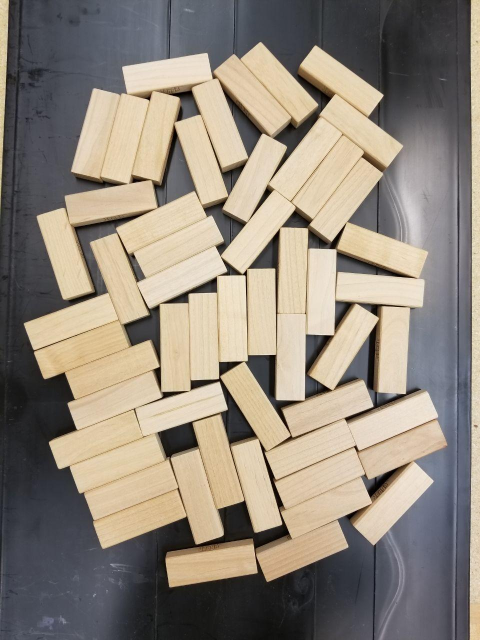
#> input picture cvTesting/test_frames/jengaClustered.jpg, 960 x 1280 px (shown at 1/2 size)
$ python squareTags.py --image test_frames/jengaClustered.jpg
#> lines starting #> are read from the running program, lines starting #| are printed output that depends on the picture; after the words box and inside, x2 and y2 are one past the last pixel; in counts of white or black regions, pixels touching at a corner belong together; long printed decimals are rounded
# import the necessary packages
import argparse
import imutils
import numpy as np
import cv2
from numpy.core.shape_base import hstack
import math
# construct the argument parse and parse the arguments
ap = argparse.ArgumentParser()
ap.add_argument("-i", "--image", required=True,
    help="path to the input image")
args = vars(ap.parse_args())

# load the image and resize it to a smaller factor so that
# the shapes can be approximated better
image = cv2.imread(args["image"])
#> image is the input picture: shape (1280, 960, 3); mean B, G, R 123.2, 135.2, 144.5
if not image.any():
    print("Couldn't load image")

# Image Loading and Resizing
resized = imutils.resize(image, width=600)
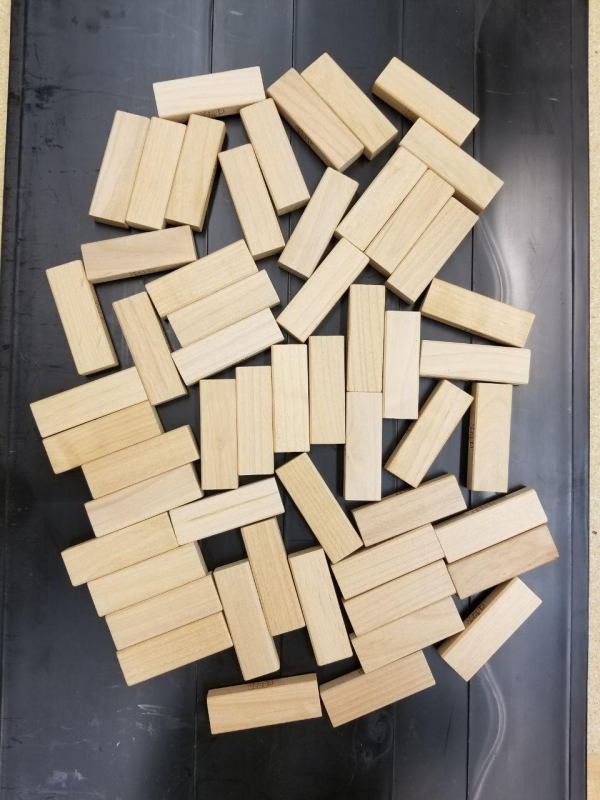
#> resized: shape (800, 600, 3); mean B, G, R 123.2, 135.2, 144.5
ratio = image.shape[0] / float(resized.shape[0])
#> ratio = 1.6
hsv = cv2.cvtColor(resized, cv2.COLOR_BGR2HSV)
#> hsv: shape (800, 600, 3); mean H, S, V 57.8, 45.7, 148.3
print(ratio)
#| 1.6

# CONSTANTS
debug = True
widthHeightLow = 0.9
widthHeightHigh = 1.1
expectedSize = 31   # TODO Change This in Pixels

# Boundaries for the different  Colors
lower_red = np.array([0,150,180])
upper_red = np.array([22,240,240])

lower_green = np.array([66,82,77])
upper_green = np.array([87,208,190])

lower_yellow = np.array([26,43,240])
upper_yellow = np.array([43,110,255])

lowerBlocks =  np.array([10,0,140])
upperBlocks = np.array([47,70,255])

# Create Masks Based on the Bounds
greenMask = cv2.inRange(hsv, lower_green, upper_green)
#> greenMask: shape (800, 600); every value is 0
yellowMask = cv2.inRange(hsv, lower_yellow, upper_yellow)
redMask = cv2.inRange(hsv, lower_red, upper_red)

# cv2.imshow("HSV Green", greenMask)  # Tag 1
# cv2.imshow("HSV Yellow", yellowMask) # Yellow Tag 2
# cv2.imshow("HSV Red", redMask) # Red Tag 2

# Wrap some basic OpenCV for Easier Use
def drawContours(image, box, color=(0, 0, 255), thickness=2):
    cv2.drawContours(image,[box],0,color,thickness)

def drawPoint(image, point, color = (0, 255, 255), r = 1):
    cv2.circle(image, (int(point[0]), int(point[1])), r, color, 2)

def drawBasis(originPixel, basis, arrowSize = 50, colorX = (0, 255, 0), colorY = (0, 0, 255)):
    originTuple = (int(originPixel[0]), int(originPixel[1]))

    basisLarger = arrowSize*basis + originPixel
    endXPosVec = (int(basisLarger[0][0]), int(basisLarger[1][0]))
    endYPosVec = (int(basisLarger[0][1]), int(basisLarger[1][1]))
    cv2.arrowedLine(tags_image, originTuple, endXPosVec, colorX, 2)
    cv2.arrowedLine(tags_image, originTuple, endYPosVec, colorY, 2)

def getCnts(image):
    cnts = cv2.findContours(image, cv2.RETR_EXTERNAL,
	cv2.CHAIN_APPROX_SIMPLE)
#> cnts = 0 contours
    return imutils.grab_contours(cnts)

# loop over the contours
def getPixelCenter(cnts):
    for c in cnts:
        # compute the center of the contour, then detect the name of the
        # shape using only the contour
        rot_rect = cv2.minAreaRect(c)

        # This isn't Valid
        if rot_rect[1][0] == 0 or rot_rect[1][1] == 0:
            continue

        # Get Rid of too Big
        #if rot_rect[1][0] > 1.2 * expectedSize or rot_rect[1][0] < .8 * expectedSize or  rot_rect[1][1] > 1.2 * expectedSize or rot_rect[1][1] < .8 * expectedSize:
        #    continue

        widthHeightRatio = rot_rect[1][0]/rot_rect[1][1]
        if widthHeightRatio > widthHeightHigh or widthHeightRatio < widthHeightLow:
            #Add a check to see if it about the right size!!
            continue

        #rotation = rot_rect[2]
        print(f"Center(x,y): {rot_rect[0]}, Width,Height: {rot_rect[1]}")

        box = cv2.boxPoints(rot_rect) #* ratio
        box = np.int0(box)

        return (rot_rect[0], box) # Returns the center in pixels and also the box

def calcBasis(baseTagWorld, secondaryTagWorld, baseTagPixel, secondaryTagPixel):
    """ np.array 2x1, np.array 2x1, np.array 2x1, np.array 2x1 """
    tagToTagVectorWorld = secondaryTagWorld-baseTagWorld
    distWorld = np.hypot(tagToTagVectorWorld[0], tagToTagVectorWorld[1]) # Calculates hypotenuse!

    tagToTagVectorPixel = secondaryTagPixel-baseTagPixel
    distPixel = np.hypot(tagToTagVectorPixel[0], tagToTagVectorPixel[1])

    frameRotation = math.atan2(tagToTagVectorPixel[1], tagToTagVectorPixel[0])  # This may need to be adjusted since images use weird coordinates

    mmPerPixel = distWorld/distPixel

    xPosVector = -1* tagToTagVectorPixel/distPixel * mmPerPixel
    yPosVector = -1* np.vstack((xPosVector[1], xPosVector[0]))

    basis = np.hstack((xPosVector,yPosVector))
    basisInv = np.linalg.inv(basis)

    return basis, basisInv, frameRotation

def changeBasisAtoB(bOffset, aOffset, fRot, basis, aVector, bRot):
    """
    Expects np.array(mm), np.array(pixels), radians, np.array(2x2)(mm), np.array(pixels), radians
    """
    blockCenterImage = aVector - aOffset
    bVector = np.matmul(basis, blockCenterImage)
    bVector = bVector + bOffset
    rotation = bRot-fRot
    return bVector, rotation


cntsYellow = getCnts(yellowMask)
#> cntsYellow = []
cntsRed = getCnts(redMask)
#> cntsRed = []
cntsGreen = getCnts(greenMask)
#> cntsGreen = []

# Calculate the centers of each piece
(greenCenter, greenBox) = getPixelCenter(cntsGreen)
#> (the run stopped early here; a loop or call above may not have finished)

$ run again, on cvTesting/test_frames/aframe_1.png
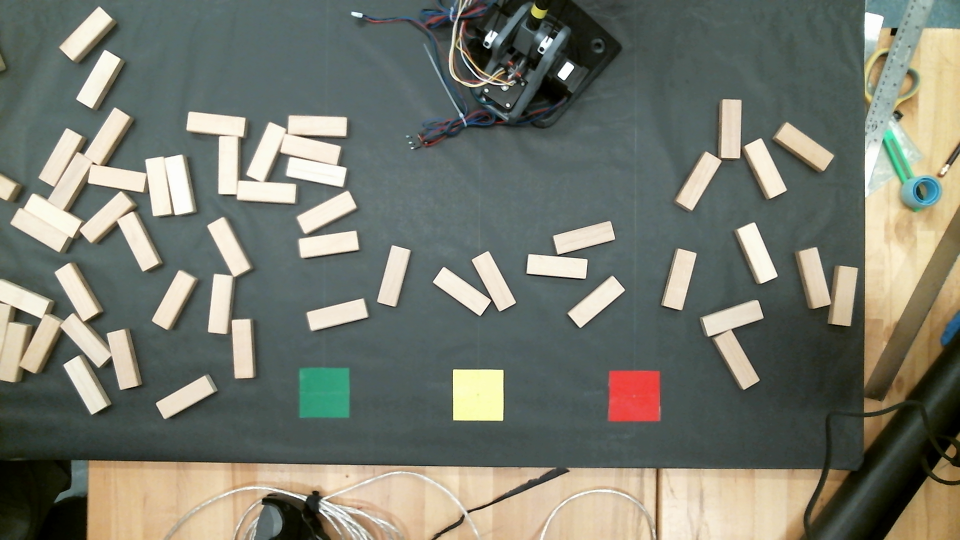
#> input picture cvTesting/test_frames/aframe_1.png, 1920 x 1080 px (shown at 1/2 size)
#> image is the input picture: shape (1080, 1920, 3); mean B, G, R 109.4, 120.5, 117.2
#> hsv: shape (337, 600, 3); mean H, S, V 59.9, 51.5, 126.3
#| 3.205
#> `greenMask = cv2.inRange(hsv, lower_green, upper_green)`:
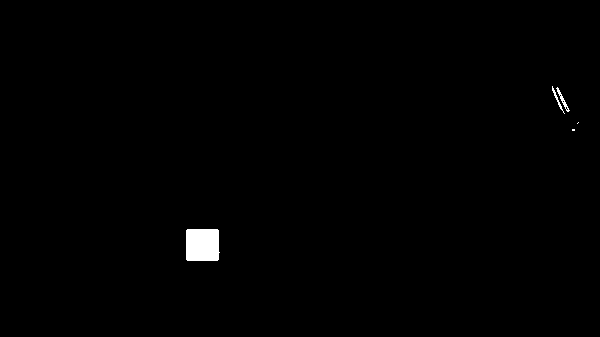
#> greenMask: shape (337, 600); 0.59% white; 5 white regions (2 under 20 px), largest, box (x1, y1, x2, y2) and area: (186, 229, 220, 261) 1053, (556, 87, 570, 112) 73, (552, 86, 565, 114) 56
#> yellowMask: shape (337, 600); 0.46% white; 2 white regions (1 under 20 px), largest, box (x1, y1, x2, y2) and area: (283, 231, 314, 262) 931
#> redMask: shape (337, 600); 0.45% white; 1 white region
#> cnts = 2 contours, 1 with area under 20; largest, box (x1, y1, x2, y2) and area: (283, 231, 314, 262) 871
#> cntsYellow has the same summary as cnts in getCnts
#> cnts = 1 contour; box (x1, y1, x2, y2) and area: (381, 232, 412, 263) 857
#> cntsRed has the same summary as cnts in getCnts
#> cnts = 5 contours, 2 with area under 20; largest, box (x1, y1, x2, y2) and area: (186, 229, 220, 261) 991, (556, 87, 570, 112) 52, (552, 86, 565, 114) 28
#> cntsGreen has the same summary as cnts in getCnts
#> the loop in getPixelCenter, `for c in cnts:` made 1 pass
#> (rot_rect, widthHeightRatio, box) on pass 1: (((202.5, 244.5), (31, 33), -90), 0.939, [[219, 260], [186, 260], [186, 229], [219, 229]])
#> (printed output is left out)
#> greenCenter = (202.5, 244.5); greenBox = [[219, 260], [186, 260], [186, 229], [219, 229]]
#> the loop in getPixelCenter, `for c in cnts:` made 1 pass
#> (rot_rect, widthHeightRatio, box) on pass 1: (((298, 246), (30, 30), -90), 1, [[313, 261], [283, 261], [283, 231], [313, 231]])
#> (printed output is left out)
#> yellowCenter = (298, 246); yellowBox = [[313, 261], [283, 261], [283, 231], [313, 231]]
#> the loop in getPixelCenter, `for c in cnts:` made 1 pass
#> (rot_rect, widthHeightRatio, box) on pass 1: (((396, 247), (30, 30), -90), 1, [[411, 262], [381, 262], [381, 232], [411, 232]])
#> (printed output is left out)
#> redCenter = (396, 247); redBox = [[411, 262], [381, 262], [381, 232], [411, 232]]
#> originTag = [202.5, 244.5]
#> secondaryTag = [396, 247]
#> tagToTagVectorPixel = [193.5, 2.5]
#> distPixel = [193.5]
#> in calcBasis, `frameRotation = math.atan2(tagToTagVectorPixel[1], tagToTagVectorPixel..`: frameRotation = 0.0129
#> mmPerPixel = [2.07]
#> xPosVector = [-2.07, -0.0267]
#> yPosVector = [0.0267, 2.07]
#> basis = [[-2.07, 0.0267], [-0.0267, 2.07]]
#> basisInv = [[-0.484, 0.00625], [-0.00625, 0.484]]
#> `basisWorld, basisPixel, frameRotation = calcBasis(greenWorld, redWorld..`: basisWorld = [[-2.07, 0.0267], [-0.0267, 2.07]]; basisPixel = [[-0.484, 0.00625], [-0.00625, 0.484]]; frameRotation = 0.0129
#> originTuple = (202, 244)
#> basisLarger = [[99.16, 203.8], [243.2, 347.8]]
#> endXPosVec = (99, 243)
#> endYPosVec = (203, 347)
#| World:
#| [[-2.067  0.0267]
#|  [-0.0267  2.067]]
#| Pixel:
#| [[-0.4839  0.006252]
#|  [-0.006252  0.4839]]
#> blockCenterImageFullFrame = [298, 246]
#| yellow (298.0, 246.0)
#> blockCenterImage = [95.5, 1.5]
#> in changeBasisAtoB, `bVector = np.matmul(basis, blockCenterImage)`: bVector = [-197.3, 0.55]
#> in changeBasisAtoB, `bVector = bVector + bOffset`: bVector = [2.66, 525.6]
#> rotation = -0.0129
#> coordWorld = [2.66, 525.6]; rotationWorld = -0.0129
#| World Coords: [[  2.657]
#|  [525.550]], World Rotation: -0.01292
#> coordPixel = [296.6, 40.09]; rotationBlock = 0.0129
#| Pixel Coords:
#|  [[296.625 ]
#|  [ 40.088]]
#|  Pixel rotation: 0.01292
#> the loop `for i in range(-500, 500, 50):` made 20 passes
#> after the loop `for i in range(-500, 500, 50):`:
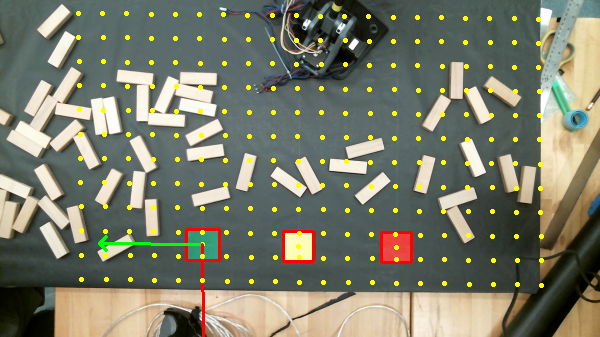
#> tags_image: shape (337, 600, 3); mean B, G, R 106, 123.6, 121.6

$ run again, on cvTesting/test_frames/aframe_2.png
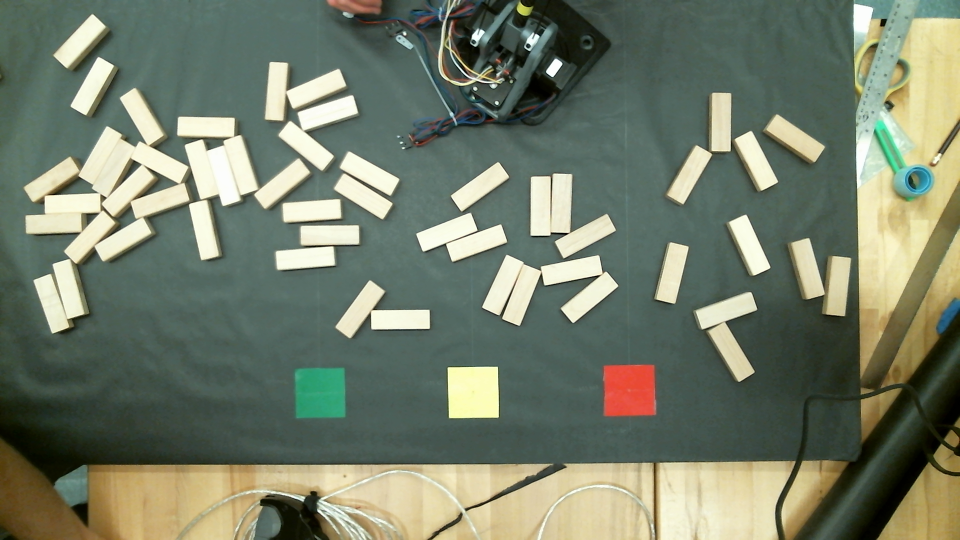
#> input picture cvTesting/test_frames/aframe_2.png, 1920 x 1080 px (shown at 1/2 size)
#> image is the input picture: shape (1080, 1920, 3); mean B, G, R 106.3, 125.4, 116.5
#> hsv: shape (337, 600, 3); mean H, S, V 56.7, 63.6, 129.2
#| 3.205
#> `greenMask = cv2.inRange(hsv, lower_green, upper_green)`:
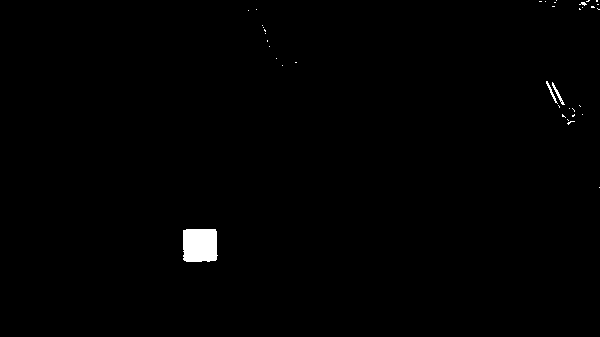
#> greenMask: shape (337, 600); 0.65% white; 37 white regions (34 under 20 px), largest, box (x1, y1, x2, y2) and area: (183, 229, 218, 262) 1096, (552, 82, 565, 105) 62, (546, 81, 558, 104) 53
#> yellowMask: shape (337, 600); 0.84% white; 85 white regions (82 under 20 px), largest, box (x1, y1, x2, y2) and area: (280, 229, 311, 260) 935, (537, 112, 566, 168) 538, (560, 164, 566, 176) 36
#> redMask: shape (337, 600); 0.46% white; 1 white region
#> cnts = 85 contours, 82 with area under 20; largest, box (x1, y1, x2, y2) and area: (280, 229, 311, 260) 875, (537, 112, 566, 168) 440, (560, 164, 566, 176) 22
#> cntsYellow has the same summary as cnts in getCnts
#> cnts = 1 contour; box (x1, y1, x2, y2) and area: (378, 228, 409, 259) 876
#> cntsRed has the same summary as cnts in getCnts
#> cnts = 37 contours, 34 with area under 20; largest, box (x1, y1, x2, y2) and area: (183, 229, 218, 262) 1033, (552, 82, 565, 105) 39, (546, 81, 558, 104) 29
#> cntsGreen has the same summary as cnts in getCnts
#> the loop in getPixelCenter, `for c in cnts:` made 1 pass
#> (rot_rect, widthHeightRatio, box) on pass 1: (((200, 245), (32, 34), -90), 0.941, [[217, 261], [183, 261], [183, 229], [217, 229]])
#> (printed output is left out)
#> greenCenter = (200, 245); greenBox = [[217, 261], [183, 261], [183, 229], [217, 229]]
#> the loop in getPixelCenter, `for c in cnts:` made 14 passes
#> rot_rect on passes 1, 2, 5, 7, 8, 9, 10, 12: ((413, 335), (0, 0), -90), ((451, 326), (0, 0), -90), ((413, 323), (0, 0), -90), ((413, 321), (0, 0), -90), ((447, 320), (0, 0), -90), ((413, 319), (0, 0), -90), ((447, 316), (0, 0), -90), ((432, 311), (0, 0), -90)
#> (printed output is left out)
#> yellowCenter = (422.5, 306.5); yellowBox = [[424, 308], [421, 308], [421, 305], [424, 305]]
#> the loop in getPixelCenter, `for c in cnts:` made 1 pass
#> (rot_rect, widthHeightRatio, box) on pass 1: (((393, 243), (30, 30), -90), 1, [[408, 258], [378, 258], [378, 228], [408, 228]])
#> (printed output is left out)
#> redCenter = (393, 243); redBox = [[408, 258], [378, 258], [378, 228], [408, 228]]
#> originTag = [200, 245]
#> secondaryTag = [393, 243]
#> tagToTagVectorPixel = [193, -2]
#> distPixel = [193]
#> in calcBasis, `frameRotation = math.atan2(tagToTagVectorPixel[1], tagToTagVectorPixel..`: frameRotation = -0.0104
#> mmPerPixel = [2.07]
#> xPosVector = [-2.07, 0.0215]
#> yPosVector = [-0.0215, 2.07]
#> basis = [[-2.07, -0.0215], [0.0215, 2.07]]
#> basisInv = [[-0.483, -0.005], [0.005, 0.483]]
#> `basisWorld, basisPixel, frameRotation = calcBasis(greenWorld, redWorld..`: basisWorld = [[-2.07, -0.0215], [0.0215, 2.07]]; basisPixel = [[-0.483, -0.005], [0.005, 0.483]]; frameRotation = -0.0104
#> originTuple = (200, 245)
#> basisLarger = [[96.38, 198.9], [246.1, 348.6]]
#> endXPosVec = (96, 246)
#> endYPosVec = (198, 348)
#| World:
#| [[-2.072 -0.02147]
#|  [ 0.02147  2.072]]
#| Pixel:
#| [[-0.4826 -0.005001]
#|  [ 0.005001  0.4826]]
#> blockCenterImageFullFrame = [422.5, 306.5]
#| yellow (422.5, 306.5)
#> blockCenterImage = [222.5, 61.5]
#> in changeBasisAtoB, `bVector = np.matmul(basis, blockCenterImage)`: bVector = [-462.4, 132.2]
#> in changeBasisAtoB, `bVector = bVector + bOffset`: bVector = [-262.4, 657.2]
#> rotation = 0.0104
#> coordWorld = [-262.4, 657.2]; rotationWorld = 0.0104
#| World Coords: [[-262.411]
#|  [ 657.226]], World Rotation: 0.01036
#> coordPixel = [298.6, 38.89]; rotationBlock = -0.0104
#| Pixel Coords:
#|  [[298.646]
#|  [ 38.893]]
#|  Pixel rotation: -0.01036
#> the loop `for i in range(-500, 500, 50):` made 20 passes
#> after the loop `for i in range(-500, 500, 50):`:
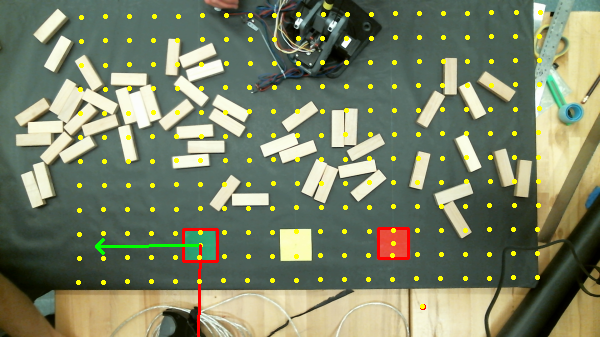
#> tags_image: shape (337, 600, 3); mean B, G, R 103.1, 128.7, 120.8
